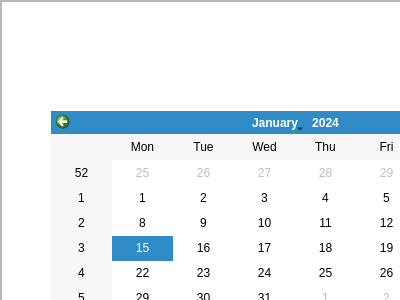
<?xml version="1.0" encoding="UTF-8"?>
<ui version="4.0">
 <class>ProcessesWidget</class>
 <widget class="QWidget" name="ProcessesWidget">
  <property name="geometry">
   <rect>
    <x>0</x>
    <y>0</y>
    <width>400</width>
    <height>300</height>
   </rect>
  </property>
  <property name="windowTitle">
   <string>Form</string>
  </property>
  <widget class="QScrollArea" name="scrollArea">
   <property name="geometry">
    <rect>
     <x>0</x>
     <y>0</y>
     <width>401</width>
     <height>301</height>
    </rect>
   </property>
   <property name="widgetResizable">
    <bool>true</bool>
   </property>
   <widget class="QWidget" name="scrollAreaWidgetContents">
    <property name="geometry">
     <rect>
      <x>0</x>
      <y>0</y>
      <width>399</width>
      <height>299</height>
     </rect>
    </property>
    <widget class="QTableView" name="tableView">
     <property name="geometry">
      <rect>
       <x>0</x>
       <y>0</y>
       <width>401</width>
       <height>301</height>
      </rect>
     </property>
    </widget>
    <widget class="QCalendarWidget" name="calendarWidget">
     <property name="geometry">
      <rect>
       <x>50</x>
       <y>110</y>
       <width>488</width>
       <height>200</height>
      </rect>
     </property>
    </widget>
   </widget>
  </widget>
 </widget>
 <resources/>
 <connections/>
</ui>
